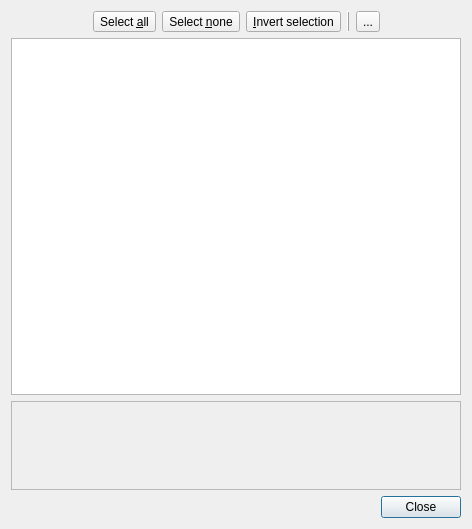
<?xml version="1.0" encoding="UTF-8"?>
<ui version="4.0">
 <class>Dialog</class>
 <widget class="QDialog" name="Dialog">
  <property name="windowModality">
   <enum>Qt::ApplicationModal</enum>
  </property>
  <property name="geometry">
   <rect>
    <x>0</x>
    <y>0</y>
    <width>472</width>
    <height>529</height>
   </rect>
  </property>
  <property name="windowTitle">
   <string>Download databases</string>
  </property>
  <property name="modal">
   <bool>true</bool>
  </property>
  <layout class="QVBoxLayout" name="verticalLayout">
   <item>
    <layout class="QHBoxLayout" name="horizontalLayout">
     <item>
      <spacer name="horizontalSpacer">
       <property name="orientation">
        <enum>Qt::Horizontal</enum>
       </property>
       <property name="sizeHint" stdset="0">
        <size>
         <width>40</width>
         <height>20</height>
        </size>
       </property>
      </spacer>
     </item>
     <item>
      <widget class="QToolButton" name="btSelectAll">
       <property name="toolTip">
        <string>Select all items</string>
       </property>
       <property name="text">
        <string>Select &amp;all</string>
       </property>
       <property name="icon">
        <iconset resource="ui.qrc">
         <normaloff>:/icons/images/select-all.svg</normaloff>:/icons/images/select-all.svg</iconset>
       </property>
      </widget>
     </item>
     <item>
      <widget class="QToolButton" name="btSelectNone">
       <property name="toolTip">
        <string>Select nothing</string>
       </property>
       <property name="text">
        <string>Select &amp;none</string>
       </property>
       <property name="icon">
        <iconset resource="ui.qrc">
         <normaloff>:/icons/images/select-none.svg</normaloff>:/icons/images/select-none.svg</iconset>
       </property>
      </widget>
     </item>
     <item>
      <widget class="QToolButton" name="btSelectInvert">
       <property name="toolTip">
        <string>Invert selection</string>
       </property>
       <property name="text">
        <string>&amp;Invert selection</string>
       </property>
       <property name="icon">
        <iconset resource="ui.qrc">
         <normaloff>:/icons/images/select-invert.svg</normaloff>:/icons/images/select-invert.svg</iconset>
       </property>
      </widget>
     </item>
     <item>
      <widget class="QFrame" name="frame">
       <property name="frameShape">
        <enum>QFrame::VLine</enum>
       </property>
       <property name="frameShadow">
        <enum>QFrame::Raised</enum>
       </property>
      </widget>
     </item>
     <item>
      <widget class="QToolButton" name="btRefresh">
       <property name="toolTip">
        <string>Refresh list</string>
       </property>
       <property name="text">
        <string>...</string>
       </property>
       <property name="icon">
        <iconset resource="ui.qrc">
         <normaloff>:/icons/images/refresh.svg</normaloff>:/icons/images/refresh.svg</iconset>
       </property>
      </widget>
     </item>
     <item>
      <spacer name="horizontalSpacer_2">
       <property name="orientation">
        <enum>Qt::Horizontal</enum>
       </property>
       <property name="sizeHint" stdset="0">
        <size>
         <width>40</width>
         <height>20</height>
        </size>
       </property>
      </spacer>
     </item>
    </layout>
   </item>
   <item>
    <widget class="LoadingTreeWidget" name="treeDatabases">
     <property name="sizePolicy">
      <sizepolicy hsizetype="Expanding" vsizetype="Expanding">
       <horstretch>0</horstretch>
       <verstretch>4</verstretch>
      </sizepolicy>
     </property>
     <property name="editTriggers">
      <set>QAbstractItemView::NoEditTriggers</set>
     </property>
     <property name="showDropIndicator" stdset="0">
      <bool>false</bool>
     </property>
     <property name="alternatingRowColors">
      <bool>true</bool>
     </property>
     <property name="headerHidden">
      <bool>true</bool>
     </property>
     <column>
      <property name="text">
       <string notr="true">1</string>
      </property>
     </column>
    </widget>
   </item>
   <item>
    <widget class="QScrollArea" name="scrollArea">
     <property name="sizePolicy">
      <sizepolicy hsizetype="Expanding" vsizetype="Expanding">
       <horstretch>0</horstretch>
       <verstretch>1</verstretch>
      </sizepolicy>
     </property>
     <property name="widgetResizable">
      <bool>true</bool>
     </property>
     <widget class="QWidget" name="scrollAreaWidgetContents">
      <property name="geometry">
       <rect>
        <x>0</x>
        <y>0</y>
        <width>456</width>
        <height>83</height>
       </rect>
      </property>
      <layout class="QVBoxLayout" name="verticalLayout_2">
       <item>
        <widget class="QLabel" name="labelDesc">
         <property name="sizePolicy">
          <sizepolicy hsizetype="Preferred" vsizetype="Preferred">
           <horstretch>0</horstretch>
           <verstretch>0</verstretch>
          </sizepolicy>
         </property>
         <property name="text">
          <string/>
         </property>
         <property name="textFormat">
          <enum>Qt::RichText</enum>
         </property>
         <property name="wordWrap">
          <bool>true</bool>
         </property>
         <property name="openExternalLinks">
          <bool>true</bool>
         </property>
        </widget>
       </item>
      </layout>
     </widget>
    </widget>
   </item>
   <item>
    <widget class="QDialogButtonBox" name="buttonBox">
     <property name="orientation">
      <enum>Qt::Horizontal</enum>
     </property>
     <property name="standardButtons">
      <set>QDialogButtonBox::Close</set>
     </property>
    </widget>
   </item>
  </layout>
 </widget>
 <customwidgets>
  <customwidget>
   <class>LoadingTreeWidget</class>
   <extends>QTreeWidget</extends>
   <header>metgem_app/ui/widgets.h</header>
  </customwidget>
 </customwidgets>
 <resources>
  <include location="ui.qrc"/>
 </resources>
 <connections>
  <connection>
   <sender>buttonBox</sender>
   <signal>accepted()</signal>
   <receiver>Dialog</receiver>
   <slot>accept()</slot>
   <hints>
    <hint type="sourcelabel">
     <x>254</x>
     <y>522</y>
    </hint>
    <hint type="destinationlabel">
     <x>157</x>
     <y>274</y>
    </hint>
   </hints>
  </connection>
  <connection>
   <sender>buttonBox</sender>
   <signal>rejected()</signal>
   <receiver>Dialog</receiver>
   <slot>reject()</slot>
   <hints>
    <hint type="sourcelabel">
     <x>322</x>
     <y>522</y>
    </hint>
    <hint type="destinationlabel">
     <x>286</x>
     <y>274</y>
    </hint>
   </hints>
  </connection>
 </connections>
</ui>
